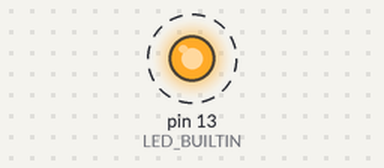
This sketch was run on a simulated Arduino Uno, built with avr-gcc and run on an emulated ATmega328P. Shown: output pins drawn as LEDs (lit = HIGH). Dashed ring = blinking. What the sketch prints to the serial monitor is not drawn.

Above: at 0.8 s.
Timing chart, 0 to 4.9 s (numbered marks = the images above):
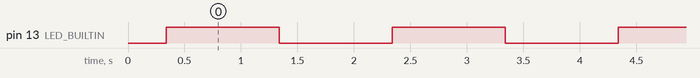

The sketch:

Excercise2for.ino
```cpp
// C++ code
//
void setup()
{
  Serial.begin(9600);

  pinMode(LED_BUILTIN, OUTPUT);


  for (int i=0; i<100; i++){
    Serial.println(i);
  }
}

void loop()
{
  digitalWrite(LED_BUILTIN, HIGH);
  delay(1000); // Wait for 1000 millisecond(s)
  digitalWrite(LED_BUILTIN, LOW);
  delay(1000); // Wait for 1000 millisecond(s)
}
```

Measured:
- by itself, pin 13 (LED_BUILTIN): alternates HIGH for 1.0 s and LOW for 1.0 s
